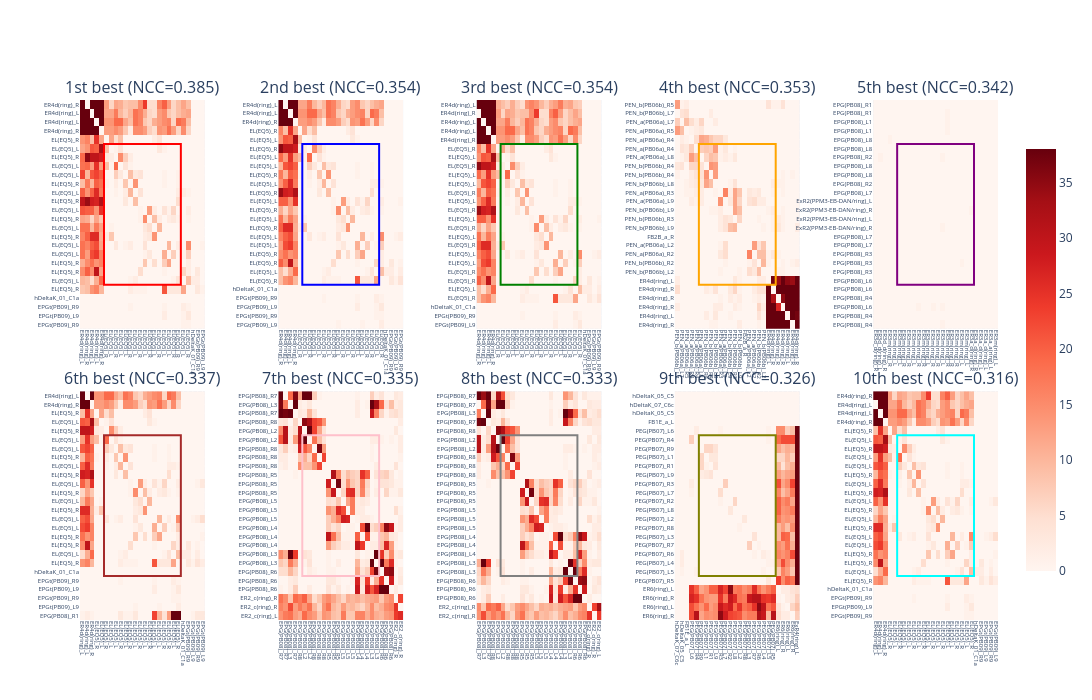

Notebook code for this chart:
### Code cell
import numpy as np
from numpy.lib.stride_tricks import sliding_window_view
import matplotlib.pyplot as plt
from matplotlib.patches import Rectangle

def find_best_submatrix(image: np.ndarray,
                        pattern: np.ndarray,
                        method: str = "ncc",
                        return_map: bool = True,
                        eps: float = 1e-12,
                        top_k: int = 1):
    """
    Find the top-k best matching submatrices in `image` that match `pattern`.

    - method="ncc": normalized cross-correlation in [-1, 1]; higher is more similar
    - method="ssd": negative sum of squared differences; higher (less negative) is more similar

    Returns:
        List of tuples: [(top, left, best_score, best_patch), ...] for top-k matches
        If return_map=True, also returns score_map as last element
    """
    image = np.asarray(image, dtype=np.float64)
    pattern = np.asarray(pattern, dtype=np.float64)

    if image.ndim != 2 or pattern.ndim != 2:
        raise ValueError("Both `image` and `pattern` must be 2D arrays.")

    H, W = image.shape
    h, w = pattern.shape
    if h > H or w > W:
        raise ValueError("`pattern` must be smaller than or equal to `image` in both dimensions.")

    # Sliding window view over the image to compare every h×w patch
    windows = sliding_window_view(image, (h, w))  # shape: (H-h+1, W-w+1, h, w)

    if method.lower() == "ncc":
        # Z-score the pattern
        pattern_mean = pattern.mean()
        pattern_std = pattern.std() + eps
        pattern_z = (pattern - pattern_mean) / pattern_std

        # Window-wise mean/std
        win_mean = windows.mean(axis=(2, 3))
        win_std = windows.std(axis=(2, 3)) + eps

        # Pearson correlation coefficient via z-scored dot product
        score_map = ((windows - win_mean[..., None, None]) * pattern_z).sum(axis=(2, 3)) / (win_std * (h * w))

    elif method.lower() == "ssd":
        # Negative SSD so that higher is better
        diffs = windows - pattern  # broadcast over (h, w)
        score_map = -np.square(diffs).sum(axis=(2, 3))

    else:
        raise ValueError("Unsupported method. Use 'ncc' or 'ssd'.")

    # Find top-k matches
    flat_scores = score_map.flatten()
    top_k_indices = np.argpartition(flat_scores, -top_k)[-top_k:]
    top_k_indices = top_k_indices[np.argsort(flat_scores[top_k_indices])[::-1]]  # Sort in descending order
    
    results = []
    for idx in top_k_indices:
        best_rc = np.unravel_index(idx, score_map.shape)
        top, left = int(best_rc[0]), int(best_rc[1])
        best_score = float(score_map[best_rc])
        best_patch = image[top:top + h, left:left + w]
        results.append((top, left, best_score, best_patch))

    if return_map:
        return results, score_map
    return results


# --- Example usage (uses matrix W if it exists in the notebook) ---
try:
    W = W_sorted
    H, Wn = W.shape  # noqa: F821
    # Choose a pattern size (use 16×16 if possible, else fall back to half size)
    ph = 16 if H >= 16 else max(1, H // 2)
    pw = 16 if Wn >= 16 else max(1, Wn // 2)
    pattern = W_pattern

    top_k = 10
    results, score_map = find_best_submatrix(W_sorted, W_pattern, method=SUBMATRIX_METHOD, return_map=True, top_k=top_k) # ncc or ssd

    k = min(top_k, len(results))
    print(f"Top {k} best matches:")
    for i, (top, left, score, sub) in enumerate(results[:k]):
        if 'sorted_neuron_names' in locals() and top < len(sorted_neuron_names) and left < len(sorted_neuron_names):
            row_name = sorted_neuron_names[top]
            col_name = sorted_neuron_names[left]
            name_str = f" [{row_name} -> {col_name}]"
        else:
            name_str = ""
        print(f"  {i+1}. Top-left at (row={top}, col={left}){name_str}, NCC={score:.4f}, pattern size=({ph}, {pw})")

    if k == 0:
        print("No matches found.")
    else:
        # Consistent color scaling for W (robust percentiles)
        W_vmin, W_vmax = np.percentile(W, 1), np.percentile(W, 99)

        colors = ['red', 'blue', 'green', 'orange', 'purple', 'brown', 'pink', 'gray', 'olive', 'cyan']
        match_labels = ['1st best', '2nd best', '3rd best', '4th best', '5th best',
                        '6th best', '7th best', '8th best', '9th best', '10th best']

        # Figure 1: Full matrix with all top-k matches overlaid (Plotly)
        import os
        import plotly.graph_objects as go
        import plotly.io as pio

        fig1 = go.Figure(
            data=[
                go.Heatmap(
                    z=W,
                    colorscale="Reds",
                    zmin=W_vmin,
                    zmax=W_vmax,
                    colorbar=dict(len=0.85),
                    hovertemplate="Row %{y}, Col %{x}, Value %{z}<extra></extra>",
                )
            ]
        )

        # Add rectangle outlines for top-k matches
        for i, (top, left, _, _) in enumerate(results[:k]):
            x0 = left - 0.5
            x1 = left + pw - 0.5
            y0 = top - 0.5
            y1 = top + ph - 0.5
            fig1.add_trace(
                go.Scatter(
                    x=[x0, x1, x1, x0, x0],
                    y=[y0, y0, y1, y1, y0],
                    mode="lines",
                    line=dict(color=colors[i], width=2),
                    name=f"{match_labels[i]}",
                    hoverinfo="skip",
                    showlegend=True,
                )
            )

        fig1.update_layout(
            title=f"Matrix W with top {k} matches with {SUBMATRIX_METHOD} method",
            xaxis_title="Column",
            yaxis_title="Row",
            yaxis=dict(scaleanchor="x", autorange="reversed"),
            template="plotly_white",
            legend=dict(x=0.99, y=0.01, xanchor="right", yanchor="bottom", font=dict(size=10)),
            margin=dict(l=60, r=20, t=60, b=60),
        )

        # Save interactive HTML
        output_dir = "/home/pajucg/2D/docs"
        os.makedirs(output_dir, exist_ok=True)
        fig1_html_path = os.path.join(output_dir, f"matrix_W_top_{k}_matches_{SUBMATRIX_METHOD}.html")
        pio.write_html(fig1, file=fig1_html_path, include_plotlyjs="cdn", full_html=True)
        # Also display in notebook
        fig1.show()

        # Figure 2: Compact zoom grid of top-k matches (Plotly)
        from plotly.subplots import make_subplots
        import plotly.graph_objects as go

        cols = min(5, k)
        rows = int(np.ceil(k / cols))

        # Titles for each subplot (fill with empty for unused slots)
        subplot_titles = []
        for idx in range(rows * cols):
            if idx < k:
                top_i, left_i, score_i, _ = results[idx]
                subplot_titles.append(f"{match_labels[idx]} (NCC={score_i:.3f})")
            else:
                subplot_titles.append("")

        fig2 = make_subplots(
            rows=rows,
            cols=cols,
            subplot_titles=subplot_titles,
            horizontal_spacing=0.08,
            vertical_spacing=0.12,
        )

        for idx in range(rows * cols):
            r = (idx // cols) + 1
            c = (idx % cols) + 1
            if idx < k:
                top, left, score, _ = results[idx]
                # Zoom bounds
                zoom_margin = 5
                zoom_top = max(0, top - zoom_margin)
                zoom_bottom = min(H, top + ph + zoom_margin)
                zoom_left = max(0, left - zoom_margin)
                zoom_right = min(Wn, left + pw + zoom_margin)

                zoom_region = W[zoom_top:zoom_bottom, zoom_left:zoom_right]

                # Use absolute indices for axes (so labels can be neuron names)
                x_vals = np.arange(zoom_left, zoom_right)
                y_vals = np.arange(zoom_top, zoom_bottom)

                fig2.add_trace(
                    go.Heatmap(
                        z=zoom_region,
                        x=x_vals,
                        y=y_vals,
                        coloraxis="coloraxis",
                        zsmooth=False,
                    ),
                    row=r,
                    col=c,
                )

                # Rectangle in data coordinates around the matched patch
                axis_index = (r - 1) * cols + c
                fig2.add_shape(
                    type="rect",
                    xref=f"x{axis_index}",
                    yref=f"y{axis_index}",
                    x0=left - 0.5,
                    y0=top - 0.5,
                    x1=left + pw - 0.5,
                    y1=top + ph - 0.5,
                    line=dict(color=colors[idx], width=2),
                    fillcolor="rgba(0,0,0,0)",
                )

                # Axis tick labels
                if 'sorted_neuron_names' in locals():
                    zoom_row_names = [sorted_neuron_names[j] if j < len(sorted_neuron_names) else f"Row {j}" for j in y_vals]
                    zoom_col_names = [sorted_neuron_names[j] if j < len(sorted_neuron_names) else f"Col {j}" for j in x_vals]
                else:
                    zoom_row_names = [f"Row {j}" for j in y_vals]
                    zoom_col_names = [f"Col {j}" for j in x_vals]

                fig2.update_xaxes(
                    tickmode="array",
                    tickvals=x_vals,
                    ticktext=zoom_col_names,
                    tickangle=90,
                    tickfont=dict(size=6),
                    row=r,
                    col=c,
                )
                fig2.update_yaxes(
                    tickmode="array",
                    tickvals=y_vals,
                    ticktext=zoom_row_names,
                    autorange="reversed",
                    tickfont=dict(size=6),
                    row=r,
                    col=c,
                )
            else:
                # Hide unused subplots
                fig2.update_xaxes(visible=False, row=r, col=c)
                fig2.update_yaxes(visible=False, row=r, col=c)

        # Shared colorbar and sizing
        fig2.update_layout(
            coloraxis=dict(
                colorscale="Reds",
                cmin=W_vmin,
                cmax=W_vmax,
                colorbar=dict(len=0.85),
            ),
            width=int(350 * cols),
            height=int(350 * rows),
        )
        fig2.show()

        # Figure 3: Similarity map with top-k markers
        fig3, ax3 = plt.subplots(1, 1, figsize=(8, 6), constrained_layout=True)
        im3 = ax3.imshow(score_map, cmap="magma", interpolation="nearest", aspect="equal")
        for i, (top, left, score, _) in enumerate(results[:k]):
            ax3.plot(left, top, marker='o', markersize=6, color=colors[i],
                     markeredgecolor='white', markeredgewidth=1.5,
                     label=f"{match_labels[i]} ({score:.3f})")
        ax3.set_title(f"Similarity map ({SUBMATRIX_METHOD}) with top {k} matches")
        ax3.set_xlabel("Left column index")
        ax3.set_ylabel("Top row index")
        ax3.legend(bbox_to_anchor=(1.02, 1), loc='upper left', fontsize=8)
        fig3.colorbar(im3, ax=ax3, shrink=0.85)
        plt.show()

except NameError:
    # If W is not defined yet in the notebook, just define a tiny demo
    demo = np.random.rand(32, 32)
    tpl = demo[8:16, 10:18] + 0.25  # make a slightly brighter patch
    results, smap = find_best_submatrix(demo, tpl, method="ssd", return_map=True, top_k=10)
    print("(Demo) Top 10 matches:")
    for i, (t, l, s, sub) in enumerate(results):
        print(f"  {i+1}. Best match at (row={t}, col={l}), SSD={s:.4f}")

### Figure 1 — Plotly figure (JSON) as saved in the notebook; plotly's stock layout.template omitted (floating-point values rounded to 4 significant figures; data arrays with more than 128 entries replaced by an {"elided": "..."} marker saying what was removed)
{"data": [{"coloraxis": "coloraxis", "type": "heatmap", "x": [334, 335, 336, 337, 338, 339, 340, 341, 342, 343, 344, 345, 346, 347, 348, 349, 350, 351, 352, 353, 354, 355, 356, 357, 358, 359], "xaxis": "x", "y": [335, 336, 337, 338, 339, 340, 341, 342, 343, 344, 345, 346, 347, 348, 349, 350, 351, 352, 353, 354, 355, 356, 357, 358, 359, 360], "yaxis": "y", "z": {"elided": "26x26 int values"}, "zsmooth": false}, {"coloraxis": "coloraxis", "type": "heatmap", "x": [335, 336, 337, 338, 339, 340, 341, 342, 343, 344, 345, 346, 347, 348, 349, 350, 351, 352, 353, 354, 355, 356, 357, 358, 359, 360], "xaxis": "x2", "y": [336, 337, 338, 339, 340, 341, 342, 343, 344, 345, 346, 347, 348, 349, 350, 351, 352, 353, 354, 355, 356, 357, 358, 359, 360, 361], "yaxis": "y2", "z": {"elided": "26x26 int values"}, "zsmooth": false}, {"coloraxis": "coloraxis", "type": "heatmap", "x": [335, 336, 337, 338, 339, 340, 341, 342, 343, 344, 345, 346, 347, 348, 349, 350, 351, 352, 353, 354, 355, 356, 357, 358, 359, 360], "xaxis": "x3", "y": [334, 335, 336, 337, 338, 339, 340, 341, 342, 343, 344, 345, 346, 347, 348, 349, 350, 351, 352, 353, 354, 355, 356, 357, 358, 359], "yaxis": "y3", "z": {"elided": "26x26 int values"}, "zsmooth": false}, {"coloraxis": "coloraxis", "type": "heatmap", "x": [295, 296, 297, 298, 299, 300, 301, 302, 303, 304, 305, 306, 307, 308, 309, 310, 311, 312, 313, 314, 315, 316, 317, 318, 319, 320], "xaxis": "x4", "y": [294, 295, 296, 297, 298, 299, 300, 301, 302, 303, 304, 305, 306, 307, 308, 309, 310, 311, 312, 313, 314, 315, 316, 317, 318, 319], "yaxis": "y4", "z": {"elided": "26x26 int values"}, "zsmooth": false}, {"coloraxis": "coloraxis", "type": "heatmap", "x": [43, 44, 45, 46, 47, 48, 49, 50, 51, 52, 53, 54, 55, 56, 57, 58, 59, 60, 61, 62, 63, 64, 65, 66, 67, 68], "xaxis": "x5", "y": [362, 363, 364, 365, 366, 367, 368, 369, 370, 371, 372, 373, 374, 375, 376, 377, 378, 379, 380, 381, 382, 383, 384, 385, 386, 387], "yaxis": "y5", "z": {"elided": "26x26 int values"}, "zsmooth": false}, {"coloraxis": "coloraxis", "type": "heatmap", "x": [336, 337, 338, 339, 340, 341, 342, 343, 344, 345, 346, 347, 348, 349, 350, 351, 352, 353, 354, 355, 356, 357, 358, 359, 360, 361], "xaxis": "x6", "y": [337, 338, 339, 340, 341, 342, 343, 344, 345, 346, 347, 348, 349, 350, 351, 352, 353, 354, 355, 356, 357, 358, 359, 360, 361, 362], "yaxis": "y6", "z": {"elided": "26x26 int values"}, "zsmooth": false}, {"coloraxis": "coloraxis", "type": "heatmap", "x": [388, 389, 390, 391, 392, 393, 394, 395, 396, 397, 398, 399, 400, 401, 402, 403, 404, 405, 406, 407, 408, 409, 410, 411, 412, 413], "xaxis": "x7", "y": [389, 390, 391, 392, 393, 394, 395, 396, 397, 398, 399, 400, 401, 402, 403, 404, 405, 406, 407, 408, 409, 410, 411, 412, 413, 414], "yaxis": "y7", "z": {"elided": "26x26 int values"}, "zsmooth": false}, {"coloraxis": "coloraxis", "type": "heatmap", "x": [389, 390, 391, 392, 393, 394, 395, 396, 397, 398, 399, 400, 401, 402, 403, 404, 405, 406, 407, 408, 409, 410, 411, 412, 413, 414], "xaxis": "x8", "y": [388, 389, 390, 391, 392, 393, 394, 395, 396, 397, 398, 399, 400, 401, 402, 403, 404, 405, 406, 407, 408, 409, 410, 411, 412, 413], "yaxis": "y8", "z": {"elided": "26x26 int values"}, "zsmooth": false}, {"coloraxis": "coloraxis", "type": "heatmap", "x": [225, 226, 227, 228, 229, 230, 231, 232, 233, 234, 235, 236, 237, 238, 239, 240, 241, 242, 243, 244, 245, 246, 247, 248, 249, 250], "xaxis": "x9", "y": [224, 225, 226, 227, 228, 229, 230, 231, 232, 233, 234, 235, 236, 237, 238, 239, 240, 241, 242, 243, 244, 245, 246, 247, 248, 249], "yaxis": "y9", "z": {"elided": "26x26 int values"}, "zsmooth": false}, {"coloraxis": "coloraxis", "type": "heatmap", "x": [336, 337, 338, 339, 340, 341, 342, 343, 344, 345, 346, 347, 348, 349, 350, 351, 352, 353, 354, 355, 356, 357, 358, 359, 360, 361], "xaxis": "x10", "y": [335, 336, 337, 338, 339, 340, 341, 342, 343, 344, 345, 346, 347, 348, 349, 350, 351, 352, 353, 354, 355, 356, 357, 358, 359, 360], "yaxis": "y10", "z": {"elided": "26x26 int values"}, "zsmooth": false}], "layout": {"annotations": [{"font": {"size": 16}, "showarrow": false, "text": "1st best (NCC=0.385)", "x": 0.068, "xanchor": "center", "xref": "paper", "y": 1, "yanchor": "bottom", "yref": "paper"}, {"font": {"size": 16}, "showarrow": false, "text": "2nd best (NCC=0.354)", "x": 0.284, "xanchor": "center", "xref": "paper", "y": 1, "yanchor": "bottom", "yref": "paper"}, {"font": {"size": 16}, "showarrow": false, "text": "3rd best (NCC=0.354)", "x": 0.5, "xanchor": "center", "xref": "paper", "y": 1, "yanchor": "bottom", "yref": "paper"}, {"font": {"size": 16}, "showarrow": false, "text": "4th best (NCC=0.353)", "x": 0.716, "xanchor": "center", "xref": "paper", "y": 1, "yanchor": "bottom", "yref": "paper"}, {"font": {"size": 16}, "showarrow": false, "text": "5th best (NCC=0.342)", "x": 0.932, "xanchor": "center", "xref": "paper", "y": 1, "yanchor": "bottom", "yref": "paper"}, {"font": {"size": 16}, "showarrow": false, "text": "6th best (NCC=0.337)", "x": 0.068, "xanchor": "center", "xref": "paper", "y": 0.44, "yanchor": "bottom", "yref": "paper"}, {"font": {"size": 16}, "showarrow": false, "text": "7th best (NCC=0.335)", "x": 0.284, "xanchor": "center", "xref": "paper", "y": 0.44, "yanchor": "bottom", "yref": "paper"}, {"font": {"size": 16}, "showarrow": false, "text": "8th best (NCC=0.333)", "x": 0.5, "xanchor": "center", "xref": "paper", "y": 0.44, "yanchor": "bottom", "yref": "paper"}, {"font": {"size": 16}, "showarrow": false, "text": "9th best (NCC=0.326)", "x": 0.716, "xanchor": "center", "xref": "paper", "y": 0.44, "yanchor": "bottom", "yref": "paper"}, {"font": {"size": 16}, "showarrow": false, "text": "10th best (NCC=0.316)", "x": 0.932, "xanchor": "center", "xref": "paper", "y": 0.44, "yanchor": "bottom", "yref": "paper"}], "coloraxis": {"cmax": 38, "cmin": 0, "colorbar": {"len": 0.85}, "colorscale": [[0, "rgb(255,245,240)"], [0.125, "rgb(254,224,210)"], [0.25, "rgb(252,187,161)"], [0.375, "rgb(252,146,114)"], [0.5, "rgb(251,106,74)"], [0.625, "rgb(239,59,44)"], [0.75, "rgb(203,24,29)"], [0.875, "rgb(165,15,21)"], [1, "rgb(103,0,13)"]]}, "height": 700, "shapes": [{"fillcolor": "rgba(0,0,0,0)", "line": {"color": "red", "width": 2}, "type": "rect", "x0": 338.5, "x1": 354.5, "xref": "x", "y0": 339.5, "y1": 355.5, "yref": "y"}, {"fillcolor": "rgba(0,0,0,0)", "line": {"color": "blue", "width": 2}, "type": "rect", "x0": 339.5, "x1": 355.5, "xref": "x2", "y0": 340.5, "y1": 356.5, "yref": "y2"}, {"fillcolor": "rgba(0,0,0,0)", "line": {"color": "green", "width": 2}, "type": "rect", "x0": 339.5, "x1": 355.5, "xref": "x3", "y0": 338.5, "y1": 354.5, "yref": "y3"}, {"fillcolor": "rgba(0,0,0,0)", "line": {"color": "orange", "width": 2}, "type": "rect", "x0": 299.5, "x1": 315.5, "xref": "x4", "y0": 298.5, "y1": 314.5, "yref": "y4"}, {"fillcolor": "rgba(0,0,0,0)", "line": {"color": "purple", "width": 2}, "type": "rect", "x0": 47.5, "x1": 63.5, "xref": "x5", "y0": 366.5, "y1": 382.5, "yref": "y5"}, {"fillcolor": "rgba(0,0,0,0)", "line": {"color": "brown", "width": 2}, "type": "rect", "x0": 340.5, "x1": 356.5, "xref": "x6", "y0": 341.5, "y1": 357.5, "yref": "y6"}, {"fillcolor": "rgba(0,0,0,0)", "line": {"color": "pink", "width": 2}, "type": "rect", "x0": 392.5, "x1": 408.5, "xref": "x7", "y0": 393.5, "y1": 409.5, "yref": "y7"}, {"fillcolor": "rgba(0,0,0,0)", "line": {"color": "gray", "width": 2}, "type": "rect", "x0": 393.5, "x1": 409.5, "xref": "x8", "y0": 392.5, "y1": 408.5, "yref": "y8"}, {"fillcolor": "rgba(0,0,0,0)", "line": {"color": "olive", "width": 2}, "type": "rect", "x0": 229.5, "x1": 245.5, "xref": "x9", "y0": 228.5, "y1": 244.5, "yref": "y9"}, {"fillcolor": "rgba(0,0,0,0)", "line": {"color": "cyan", "width": 2}, "type": "rect", "x0": 340.5, "x1": 356.5, "xref": "x10", "y0": 339.5, "y1": 355.5, "yref": "y10"}], "width": 1750, "xaxis": {"anchor": "y", "domain": [0, 0.136], "tickangle": 90, "tickfont": {"size": 6}, "tickmode": "array", "ticktext": ["ER4d(ring)_L", "ER4d(ring)_R", "ER4d(ring)_L", "ER4d(ring)_L", "ER4d(ring)_R", "EL(EQ5)_R", "EL(EQ5)_L", "EL(EQ5)_R", "EL(EQ5)_L", "EL(EQ5)_L", "EL(EQ5)_R", "EL(EQ5)_L", "EL(EQ5)_R", "EL(EQ5)_L", "EL(EQ5)_R", "EL(EQ5)_L", "EL(EQ5)_R", "EL(EQ5)_L", "EL(EQ5)_L", "EL(EQ5)_R", "EL(EQ5)_R", "EL(EQ5)_L", "EL(EQ5)_R", "hDeltaK_01_C1a", "EPGt(PB09)_R9", "EPGt(PB09)_L9"], "tickvals": [334, 335, 336, 337, 338, 339, 340, 341, 342, 343, 344, 345, 346, 347, 348, 349, 350, 351, 352, 353, 354, 355, 356, 357, 358, 359]}, "xaxis10": {"anchor": "y10", "domain": [0.864, 1.0], "tickangle": 90, "tickfont": {"size": 6}, "tickmode": "array", "ticktext": ["ER4d(ring)_L", "ER4d(ring)_L", "ER4d(ring)_R", "EL(EQ5)_R", "EL(EQ5)_L", "EL(EQ5)_R", "EL(EQ5)_L", "EL(EQ5)_L", "EL(EQ5)_R", "EL(EQ5)_L", "EL(EQ5)_R", "EL(EQ5)_L", "EL(EQ5)_R", "EL(EQ5)_L", "EL(EQ5)_R", "EL(EQ5)_L", "EL(EQ5)_L", "EL(EQ5)_R", "EL(EQ5)_R", "EL(EQ5)_L", "EL(EQ5)_R", "hDeltaK_01_C1a", "EPGt(PB09)_R9", "EPGt(PB09)_L9", "EPGt(PB09)_R9", "EPGt(PB09)_L9"], "tickvals": [336, 337, 338, 339, 340, 341, 342, 343, 344, 345, 346, 347, 348, 349, 350, 351, 352, 353, 354, 355, 356, 357, 358, 359, 360, 361]}, "xaxis2": {"anchor": "y2", "domain": [0.216, 0.352], "tickangle": 90, "tickfont": {"size": 6}, "tickmode": "array", "ticktext": ["ER4d(ring)_R", "ER4d(ring)_L", "ER4d(ring)_L", "ER4d(ring)_R", "EL(EQ5)_R", "EL(EQ5)_L", "EL(EQ5)_R", "EL(EQ5)_L", "EL(EQ5)_L", "EL(EQ5)_R", "EL(EQ5)_L", "EL(EQ5)_R", "EL(EQ5)_L", "EL(EQ5)_R", "EL(EQ5)_L", "EL(EQ5)_R", "EL(EQ5)_L", "EL(EQ5)_L", "EL(EQ5)_R", "EL(EQ5)_R", "EL(EQ5)_L", "EL(EQ5)_R", "hDeltaK_01_C1a", "EPGt(PB09)_R9", "EPGt(PB09)_L9", "EPGt(PB09)_R9"], "tickvals": [335, 336, 337, 338, 339, 340, 341, 342, 343, 344, 345, 346, 347, 348, 349, 350, 351, 352, 353, 354, 355, 356, 357, 358, 359, 360]}, "xaxis3": {"anchor": "y3", "domain": [0.432, 0.568], "tickangle": 90, "tickfont": {"size": 6}, "tickmode": "array", "ticktext": ["ER4d(ring)_R", "ER4d(ring)_L", "ER4d(ring)_L", "ER4d(ring)_R", "EL(EQ5)_R", "EL(EQ5)_L", "EL(EQ5)_R", "EL(EQ5)_L", "EL(EQ5)_L", "EL(EQ5)_R", "EL(EQ5)_L", "EL(EQ5)_R", "EL(EQ5)_L", "EL(EQ5)_R", "EL(EQ5)_L", "EL(EQ5)_R", "EL(EQ5)_L", "EL(EQ5)_L", "EL(EQ5)_R", "EL(EQ5)_R", "EL(EQ5)_L", "EL(EQ5)_R", "hDeltaK_01_C1a", "EPGt(PB09)_R9", "EPGt(PB09)_L9", "EPGt(PB09)_R9"], "tickvals": [335, 336, 337, 338, 339, 340, 341, 342, 343, 344, 345, 346, 347, 348, 349, 350, 351, 352, 353, 354, 355, 356, 357, 358, 359, 360]}, "xaxis4": {"anchor": "y4", "domain": [0.648, 0.784], "tickangle": 90, "tickfont": {"size": 6}, "tickmode": "array", "ticktext": ["PEN_b(PB06b)_L7", "PEN_a(PB06a)_L7", "PEN_a(PB06a)_R5", "PEN_a(PB06a)_R4", "PEN_a(PB06a)_R4", "PEN_a(PB06a)_L8", "PEN_b(PB06b)_R4", "PEN_b(PB06b)_R4", "PEN_b(PB06b)_L8", "PEN_a(PB06a)_R3", "PEN_a(PB06a)_L9", "PEN_b(PB06b)_L9", "PEN_b(PB06b)_R3", "PEN_b(PB06b)_L9", "FB2B_a_R", "PEN_a(PB06a)_L2", "PEN_a(PB06a)_R2", "PEN_b(PB06b)_R2", "PEN_b(PB06b)_L2", "ER4d(ring)_L", "ER4d(ring)_R", "ER4d(ring)_R", "ER4d(ring)_R", "ER4d(ring)_L", "ER4d(ring)_R", "ER4d(ring)_R"], "tickvals": [295, 296, 297, 298, 299, 300, 301, 302, 303, 304, 305, 306, 307, 308, 309, 310, 311, 312, 313, 314, 315, 316, 317, 318, 319, 320]}, "xaxis5": {"anchor": "y5", "domain": [0.864, 1.0], "tickangle": 90, "tickfont": {"size": 6}, "tickmode": "array", "ticktext": ["ER3d_d(ring)_R", "ER3d_d(ring)_L", "ER3d_d(ring)_R", "ER3m(ring)_R", "ER3m(ring)_L", "ER3m(ring)_L", "ER3m(ring)_R", "ER3m(ring)_R", "ER3m(ring)_L", "ER3m(ring)_R", "ER3m(ring)_R", "ER3m(ring)_L", "ER3m(ring)_R", "ER3m(ring)_R", "ER3m(ring)_L", "ER3m(ring)_R", "ER3m(ring)_R", "ER3m(ring)_R", "ER3m(ring)_L", "ER3m(ring)_L", "ER3a_d(ring)_R", "ER3a_d(ring)_R", "ER3a_d(ring)_L", "ER3a_d(ring)_L", "ER3a_a(ring)_L", "ER3m(ring)_L"], "tickvals": [43, 44, 45, 46, 47, 48, 49, 50, 51, 52, 53, 54, 55, 56, 57, 58, 59, 60, 61, 62, 63, 64, 65, 66, 67, 68]}, "xaxis6": {"anchor": "y6", "domain": [0, 0.136], "tickangle": 90, "tickfont": {"size": 6}, "tickmode": "array", "ticktext": ["ER4d(ring)_L", "ER4d(ring)_L", "ER4d(ring)_R", "EL(EQ5)_R", "EL(EQ5)_L", "EL(EQ5)_R", "EL(EQ5)_L", "EL(EQ5)_L", "EL(EQ5)_R", "EL(EQ5)_L", "EL(EQ5)_R", "EL(EQ5)_L", "EL(EQ5)_R", "EL(EQ5)_L", "EL(EQ5)_R", "EL(EQ5)_L", "EL(EQ5)_L", "EL(EQ5)_R", "EL(EQ5)_R", "EL(EQ5)_L", "EL(EQ5)_R", "hDeltaK_01_C1a", "EPGt(PB09)_R9", "EPGt(PB09)_L9", "EPGt(PB09)_R9", "EPGt(PB09)_L9"], "tickvals": [336, 337, 338, 339, 340, 341, 342, 343, 344, 345, 346, 347, 348, 349, 350, 351, 352, 353, 354, 355, 356, 357, 358, 359, 360, 361]}, "xaxis7": {"anchor": "y7", "domain": [0.216, 0.352], "tickangle": 90, "tickfont": {"size": 6}, "tickmode": "array", "ticktext": ["EPG(PB08)_R7", "EPG(PB08)_R7", "EPG(PB08)_L3", "EPG(PB08)_R7", "EPG(PB08)_R8", "EPG(PB08)_L2", "EPG(PB08)_L2", "EPG(PB08)_R8", "EPG(PB08)_R8", "EPG(PB08)_R8", "EPG(PB08)_R5", "EPG(PB08)_R5", "EPG(PB08)_R5", "EPG(PB08)_L5", "EPG(PB08)_L5", "EPG(PB08)_L5", "EPG(PB08)_L4", "EPG(PB08)_L4", "EPG(PB08)_L4", "EPG(PB08)_L3", "EPG(PB08)_L3", "EPG(PB08)_R6", "EPG(PB08)_R6", "EPG(PB08)_R6", "ER2_c(ring)_R", "ER2_c(ring)_R"], "tickvals": [388, 389, 390, 391, 392, 393, 394, 395, 396, 397, 398, 399, 400, 401, 402, 403, 404, 405, 406, 407, 408, 409, 410, 411, 412, 413]}, "xaxis8": {"anchor": "y8", "domain": [0.432, 0.568], "tickangle": 90, "tickfont": {"size": 6}, "tickmode": "array", "ticktext": ["EPG(PB08)_R7", "EPG(PB08)_L3", "EPG(PB08)_R7", "EPG(PB08)_R8", "EPG(PB08)_L2", "EPG(PB08)_L2", "EPG(PB08)_R8", "EPG(PB08)_R8", "EPG(PB08)_R8", "EPG(PB08)_R5", "EPG(PB08)_R5", "EPG(PB08)_R5", "EPG(PB08)_L5", "EPG(PB08)_L5", "EPG(PB08)_L5", "EPG(PB08)_L4", "EPG(PB08)_L4", "EPG(PB08)_L4", "EPG(PB08)_L3", "EPG(PB08)_L3", "EPG(PB08)_R6", "EPG(PB08)_R6", "EPG(PB08)_R6", "ER2_c(ring)_R", "ER2_c(ring)_R", "ER2_c(ring)_L"], "tickvals": [389, 390, 391, 392, 393, 394, 395, 396, 397, 398, 399, 400, 401, 402, 403, 404, 405, 406, 407, 408, 409, 410, 411, 412, 413, 414]}, "xaxis9": {"anchor": "y9", "domain": [0.648, 0.784], "tickangle": 90, "tickfont": {"size": 6}, "tickmode": "array", "ticktext": ["hDeltaK_07_C6c", "hDeltaK_05_C5", "FB1E_a_L", "PEG(PB07)_L6", "PEG(PB07)_R4", "PEG(PB07)_R9", "PEG(PB07)_L1", "PEG(PB07)_R1", "PEG(PB07)_L9", "PEG(PB07)_R3", "PEG(PB07)_L7", "PEG(PB07)_R2", "PEG(PB07)_L8", "PEG(PB07)_L2", "PEG(PB07)_R8", "PEG(PB07)_L3", "PEG(PB07)_R7", "PEG(PB07)_R6", "PEG(PB07)_L4", "PEG(PB07)_L5", "PEG(PB07)_R5", "ER6(ring)_L", "ER6(ring)_R", "ER6(ring)_L", "ER6(ring)_R", "ExR4(ring)_L"], "tickvals": [225, 226, 227, 228, 229, 230, 231, 232, 233, 234, 235, 236, 237, 238, 239, 240, 241, 242, 243, 244, 245, 246, 247, 248, 249, 250]}, "yaxis": {"anchor": "x", "autorange": "reversed", "domain": [0.56, 1], "tickfont": {"size": 6}, "tickmode": "array", "ticktext": ["ER4d(ring)_R", "ER4d(ring)_L", "ER4d(ring)_L", "ER4d(ring)_R", "EL(EQ5)_R", "EL(EQ5)_L", "EL(EQ5)_R", "EL(EQ5)_L", "EL(EQ5)_L", "EL(EQ5)_R", "EL(EQ5)_L", "EL(EQ5)_R", "EL(EQ5)_L", "EL(EQ5)_R", "EL(EQ5)_L", "EL(EQ5)_R", "EL(EQ5)_L", "EL(EQ5)_L", "EL(EQ5)_R", "EL(EQ5)_R", "EL(EQ5)_L", "EL(EQ5)_R", "hDeltaK_01_C1a", "EPGt(PB09)_R9", "EPGt(PB09)_L9", "EPGt(PB09)_R9"], "tickvals": [335, 336, 337, 338, 339, 340, 341, 342, 343, 344, 345, 346, 347, 348, 349, 350, 351, 352, 353, 354, 355, 356, 357, 358, 359, 360]}, "yaxis10": {"anchor": "x10", "autorange": "reversed", "domain": [0, 0.44], "tickfont": {"size": 6}, "tickmode": "array", "ticktext": ["ER4d(ring)_R", "ER4d(ring)_L", "ER4d(ring)_L", "ER4d(ring)_R", "EL(EQ5)_R", "EL(EQ5)_L", "EL(EQ5)_R", "EL(EQ5)_L", "EL(EQ5)_L", "EL(EQ5)_R", "EL(EQ5)_L", "EL(EQ5)_R", "EL(EQ5)_L", "EL(EQ5)_R", "EL(EQ5)_L", "EL(EQ5)_R", "EL(EQ5)_L", "EL(EQ5)_L", "EL(EQ5)_R", "EL(EQ5)_R", "EL(EQ5)_L", "EL(EQ5)_R", "hDeltaK_01_C1a", "EPGt(PB09)_R9", "EPGt(PB09)_L9", "EPGt(PB09)_R9"], "tickvals": [335, 336, 337, 338, 339, 340, 341, 342, 343, 344, 345, 346, 347, 348, 349, 350, 351, 352, 353, 354, 355, 356, 357, 358, 359, 360]}, "yaxis2": {"anchor": "x2", "autorange": "reversed", "domain": [0.56, 1], "tickfont": {"size": 6}, "tickmode": "array", "ticktext": ["ER4d(ring)_L", "ER4d(ring)_L", "ER4d(ring)_R", "EL(EQ5)_R", "EL(EQ5)_L", "EL(EQ5)_R", "EL(EQ5)_L", "EL(EQ5)_L", "EL(EQ5)_R", "EL(EQ5)_L", "EL(EQ5)_R", "EL(EQ5)_L", "EL(EQ5)_R", "EL(EQ5)_L", "EL(EQ5)_R", "EL(EQ5)_L", "EL(EQ5)_L", "EL(EQ5)_R", "EL(EQ5)_R", "EL(EQ5)_L", "EL(EQ5)_R", "hDeltaK_01_C1a", "EPGt(PB09)_R9", "EPGt(PB09)_L9", "EPGt(PB09)_R9", "EPGt(PB09)_L9"], "tickvals": [336, 337, 338, 339, 340, 341, 342, 343, 344, 345, 346, 347, 348, 349, 350, 351, 352, 353, 354, 355, 356, 357, 358, 359, 360, 361]}, "yaxis3": {"anchor": "x3", "autorange": "reversed", "domain": [0.56, 1], "tickfont": {"size": 6}, "tickmode": "array", "ticktext": ["ER4d(ring)_L", "ER4d(ring)_R", "ER4d(ring)_L", "ER4d(ring)_L", "ER4d(ring)_R", "EL(EQ5)_R", "EL(EQ5)_L", "EL(EQ5)_R", "EL(EQ5)_L", "EL(EQ5)_L", "EL(EQ5)_R", "EL(EQ5)_L", "EL(EQ5)_R", "EL(EQ5)_L", "EL(EQ5)_R", "EL(EQ5)_L", "EL(EQ5)_R", "EL(EQ5)_L", "EL(EQ5)_L", "EL(EQ5)_R", "EL(EQ5)_R", "EL(EQ5)_L", "EL(EQ5)_R", "hDeltaK_01_C1a", "EPGt(PB09)_R9", "EPGt(PB09)_L9"], "tickvals": [334, 335, 336, 337, 338, 339, 340, 341, 342, 343, 344, 345, 346, 347, 348, 349, 350, 351, 352, 353, 354, 355, 356, 357, 358, 359]}, "yaxis4": {"anchor": "x4", "autorange": "reversed", "domain": [0.56, 1], "tickfont": {"size": 6}, "tickmode": "array", "ticktext": ["PEN_b(PB06b)_R5", "PEN_b(PB06b)_L7", "PEN_a(PB06a)_L7", "PEN_a(PB06a)_R5", "PEN_a(PB06a)_R4", "PEN_a(PB06a)_R4", "PEN_a(PB06a)_L8", "PEN_b(PB06b)_R4", "PEN_b(PB06b)_R4", "PEN_b(PB06b)_L8", "PEN_a(PB06a)_R3", "PEN_a(PB06a)_L9", "PEN_b(PB06b)_L9", "PEN_b(PB06b)_R3", "PEN_b(PB06b)_L9", "FB2B_a_R", "PEN_a(PB06a)_L2", "PEN_a(PB06a)_R2", "PEN_b(PB06b)_R2", "PEN_b(PB06b)_L2", "ER4d(ring)_L", "ER4d(ring)_R", "ER4d(ring)_R", "ER4d(ring)_R", "ER4d(ring)_L", "ER4d(ring)_R"], "tickvals": [294, 295, 296, 297, 298, 299, 300, 301, 302, 303, 304, 305, 306, 307, 308, 309, 310, 311, 312, 313, 314, 315, 316, 317, 318, 319]}, "yaxis5": {"anchor": "x5", "autorange": "reversed", "domain": [0.56, 1], "tickfont": {"size": 6}, "tickmode": "array", "ticktext": ["EPG(PB08)_R1", "EPG(PB08)_R1", "EPG(PB08)_L1", "EPG(PB08)_L1", "EPG(PB08)_L8", "EPG(PB08)_L8", "EPG(PB08)_R2", "EPG(PB08)_L8", "EPG(PB08)_L8", "EPG(PB08)_R2", "EPG(PB08)_L7", "ExR2(PPM3-EB-DAN/ring)_L", "ExR2(PPM3-EB-DAN/ring)_R", "ExR2(PPM3-EB-DAN/ring)_L", "ExR2(PPM3-EB-DAN/ring)_R", "EPG(PB08)_L7", "EPG(PB08)_L7", "EPG(PB08)_R3", "EPG(PB08)_R3", "EPG(PB08)_R3", "EPG(PB08)_L6", "EPG(PB08)_L6", "EPG(PB08)_R4", "EPG(PB08)_L6", "EPG(PB08)_R4", "EPG(PB08)_R4"], "tickvals": [362, 363, 364, 365, 366, 367, 368, 369, 370, 371, 372, 373, 374, 375, 376, 377, 378, 379, 380, 381, 382, 383, 384, 385, 386, 387]}, "yaxis6": {"anchor": "x6", "autorange": "reversed", "domain": [0, 0.44], "tickfont": {"size": 6}, "tickmode": "array", "ticktext": ["ER4d(ring)_L", "ER4d(ring)_R", "EL(EQ5)_R", "EL(EQ5)_L", "EL(EQ5)_R", "EL(EQ5)_L", "EL(EQ5)_L", "EL(EQ5)_R", "EL(EQ5)_L", "EL(EQ5)_R", "EL(EQ5)_L", "EL(EQ5)_R", "EL(EQ5)_L", "EL(EQ5)_R", "EL(EQ5)_L", "EL(EQ5)_L", "EL(EQ5)_R", "EL(EQ5)_R", "EL(EQ5)_L", "EL(EQ5)_R", "hDeltaK_01_C1a", "EPGt(PB09)_R9", "EPGt(PB09)_L9", "EPGt(PB09)_R9", "EPGt(PB09)_L9", "EPG(PB08)_R1"], "tickvals": [337, 338, 339, 340, 341, 342, 343, 344, 345, 346, 347, 348, 349, 350, 351, 352, 353, 354, 355, 356, 357, 358, 359, 360, 361, 362]}, "yaxis7": {"anchor": "x7", "autorange": "reversed", "domain": [0, 0.44], "tickfont": {"size": 6}, "tickmode": "array", "ticktext": ["EPG(PB08)_R7", "EPG(PB08)_L3", "EPG(PB08)_R7", "EPG(PB08)_R8", "EPG(PB08)_L2", "EPG(PB08)_L2", "EPG(PB08)_R8", "EPG(PB08)_R8", "EPG(PB08)_R8", "EPG(PB08)_R5", "EPG(PB08)_R5", "EPG(PB08)_R5", "EPG(PB08)_L5", "EPG(PB08)_L5", "EPG(PB08)_L5", "EPG(PB08)_L4", "EPG(PB08)_L4", "EPG(PB08)_L4", "EPG(PB08)_L3", "EPG(PB08)_L3", "EPG(PB08)_R6", "EPG(PB08)_R6", "EPG(PB08)_R6", "ER2_c(ring)_R", "ER2_c(ring)_R", "ER2_c(ring)_L"], "tickvals": [389, 390, 391, 392, 393, 394, 395, 396, 397, 398, 399, 400, 401, 402, 403, 404, 405, 406, 407, 408, 409, 410, 411, 412, 413, 414]}, "yaxis8": {"anchor": "x8", "autorange": "reversed", "domain": [0, 0.44], "tickfont": {"size": 6}, "tickmode": "array", "ticktext": ["EPG(PB08)_R7", "EPG(PB08)_R7", "EPG(PB08)_L3", "EPG(PB08)_R7", "EPG(PB08)_R8", "EPG(PB08)_L2", "EPG(PB08)_L2", "EPG(PB08)_R8", "EPG(PB08)_R8", "EPG(PB08)_R8", "EPG(PB08)_R5", "EPG(PB08)_R5", "EPG(PB08)_R5", "EPG(PB08)_L5", "EPG(PB08)_L5", "EPG(PB08)_L5", "EPG(PB08)_L4", "EPG(PB08)_L4", "EPG(PB08)_L4", "EPG(PB08)_L3", "EPG(PB08)_L3", "EPG(PB08)_R6", "EPG(PB08)_R6", "EPG(PB08)_R6", "ER2_c(ring)_R", "ER2_c(ring)_R"], "tickvals": [388, 389, 390, 391, 392, 393, 394, 395, 396, 397, 398, 399, 400, 401, 402, 403, 404, 405, 406, 407, 408, 409, 410, 411, 412, 413]}, "yaxis9": {"anchor": "x9", "autorange": "reversed", "domain": [0, 0.44], "tickfont": {"size": 6}, "tickmode": "array", "ticktext": ["hDeltaK_05_C5", "hDeltaK_07_C6c", "hDeltaK_05_C5", "FB1E_a_L", "PEG(PB07)_L6", "PEG(PB07)_R4", "PEG(PB07)_R9", "PEG(PB07)_L1", "PEG(PB07)_R1", "PEG(PB07)_L9", "PEG(PB07)_R3", "PEG(PB07)_L7", "PEG(PB07)_R2", "PEG(PB07)_L8", "PEG(PB07)_L2", "PEG(PB07)_R8", "PEG(PB07)_L3", "PEG(PB07)_R7", "PEG(PB07)_R6", "PEG(PB07)_L4", "PEG(PB07)_L5", "PEG(PB07)_R5", "ER6(ring)_L", "ER6(ring)_R", "ER6(ring)_L", "ER6(ring)_R"], "tickvals": [224, 225, 226, 227, 228, 229, 230, 231, 232, 233, 234, 235, 236, 237, 238, 239, 240, 241, 242, 243, 244, 245, 246, 247, 248, 249]}}}
